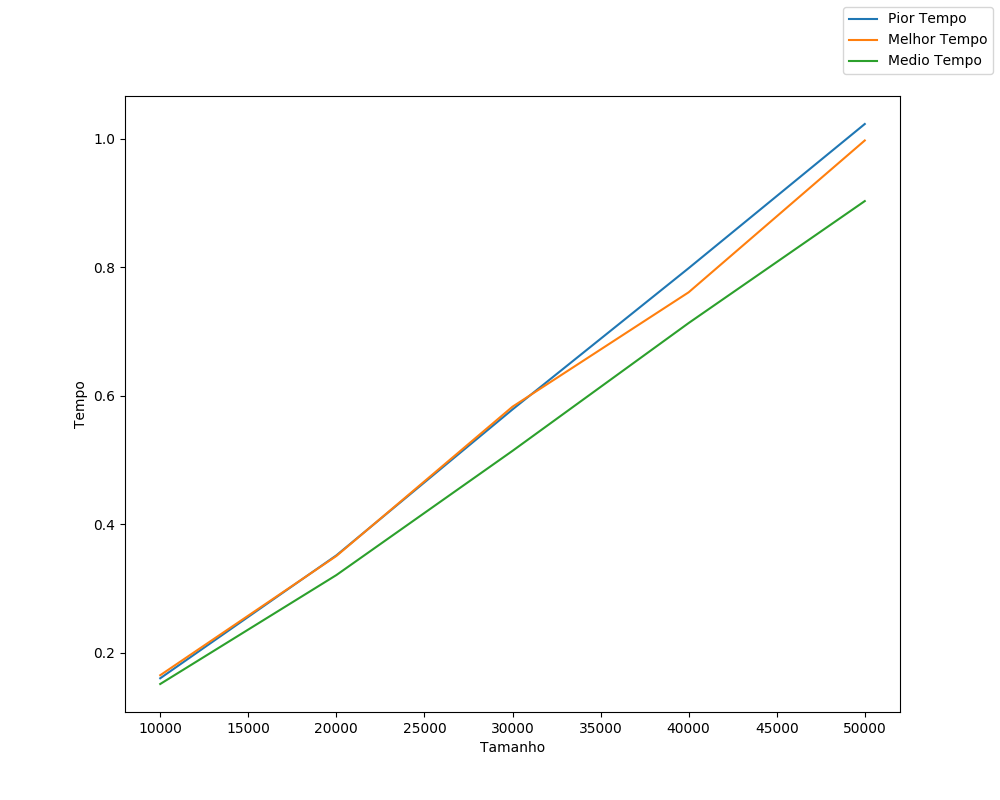

Write the Python code that produced this figure.
from random import randint, shuffle
import matplotlib as mpl
import timeit


Dlista = [10000, 20000, 30000, 40000, 50000]


def geraLista(tam):
    lista = []
    for i in range(tam):
        lista.append(randint(0,tam))
    shuffle(lista)

    return lista


def heapsort(aList):
    # convert aList to heap
    length = len(aList) - 1
    leastParent = length // 2
    for i in range(leastParent, -1, -1):
        moveDown(aList, i, length)

    # flatten heap into sorted array
    for i in range(length, 0, -1):
        if aList[0] > aList[i]:
            swap(aList, 0, i)
            moveDown(aList, 0, i - 1)


def moveDown(aList, first, last):
    largest = 2 * first + 1
    while largest <= last:
        # right child exists and is larger than left child
        if (largest < last) and (aList[largest] < aList[largest + 1]):
            largest += 1

        # right child is larger than parent
        if aList[largest] > aList[first]:
            swap(aList, largest, first)
            # move down to largest child
            first = largest;
            largest = 2 * first + 1
        else:
            return  # force exit


def swap(A, x, y):
    tmp = A[x]
    A[x] = A[y]
    A[y] = tmp



mpl.use('Agg')
import matplotlib.pyplot as plt
def desenhaGrafico(x,y,ym,yp,xl = "Tamanho", yl = "Tempo"):
    fig = plt.figure(figsize=(10, 8))
    ax = fig.add_subplot(111)
    ax.plot(x,y, label = "Pior Tempo")
    ax.plot(x,ym, label = "Melhor Tempo")
    ax.plot(x,yp, label = "Medio Tempo")
    ax.legend(bbox_to_anchor=(1, 1),bbox_transform=plt.gcf().transFigure)
    plt.ylabel(yl)
    plt.xlabel(xl)
    fig.savefig('Graficoheapsort.png')

MelhorCaso = []
PiorCaso = []
MedioCaso = []

for i in Dlista:
    medio = geraLista(i)
    melhor = sorted(medio)
    pior = sorted(melhor, reverse=True)

    MelhorCaso.append(timeit.timeit("aux={}\naux = heapsort(aux)".format(melhor.copy()),setup="from __main__ import heapsort",number=1))
    PiorCaso.append(timeit.timeit("aux={}\naux = heapsort(aux)".format(pior.copy()),setup="from __main__ import heapsort",number=1))
    MedioCaso.append(timeit.timeit("aux={}\naux = heapsort(aux)".format(medio.copy()),setup="from __main__ import heapsort",number=1))
    print("Ordenado um i em Dlista!")


desenhaGrafico(Dlista,MedioCaso,MelhorCaso,PiorCaso)

import itertools as it
tamlista = list(it.permutations(list(range(6))))
tempoIteracao = []
listaOrig = []
for lista in tamlista:
    tempoIteracao.append(timeit.timeit("heapsort({})".format(list(lista).copy()),setup="from __main__ import heapsort",number=1))
    listaOrig.append(list(lista))

print("O tempo minimo foi de {}".format(min(tempoIteracao)))
print("lista que teve tempo minimo foi:{}".format(listaOrig[tempoIteracao.index(min(tempoIteracao))]))
print("O tempo maximo foi de {}".format(max(tempoIteracao)))
print("lista que teve tempo maximo foi:{}".format(listaOrig[tempoIteracao.index(max(tempoIteracao))]))
